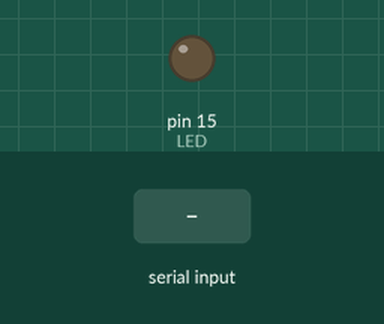
The sketch below on a simulated Arduino Uno, built with avr-gcc and run on an emulated ATmega328P. On the bench: output pins drawn as LEDs (lit = HIGH). Dashed ring = blinking. The test bench sets the inputs (shaded band).

Above: at 1.2 s.
1.3 s: "ALERT\n" received over Serial
At 1.42 s:
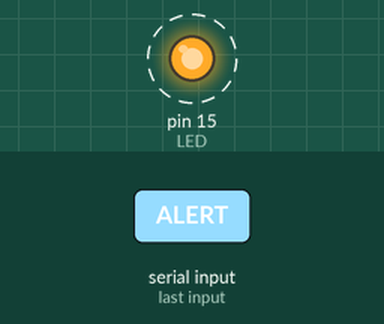
Timing chart, 0 to 5.6 s (numbered marks = the images above; inputs shaded):
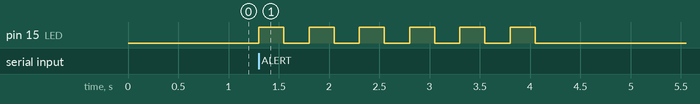

Measured:
- after the input at 1.3 s, pin 15 (LED): alternates HIGH for 0.25 s and LOW for 0.25 s, 12 changes in all, then stays LOW, starting at once

The sketch:

Intruder_detection.ino
```cpp
//ARDUINO CODE

#define LED 15

void setup() {
  Serial.begin(115200);
  pinMode(LED, OUTPUT);
}

void loop() {
  if (Serial.available()) {
    String msg = Serial.readStringUntil('\n');

    if (msg == "ALERT") {
      for(int i=0; i<6; i++){
        digitalWrite(LED, HIGH);
        delay(250);
        digitalWrite(LED, LOW);
        delay(250);
      }
    }
  }
}
```
